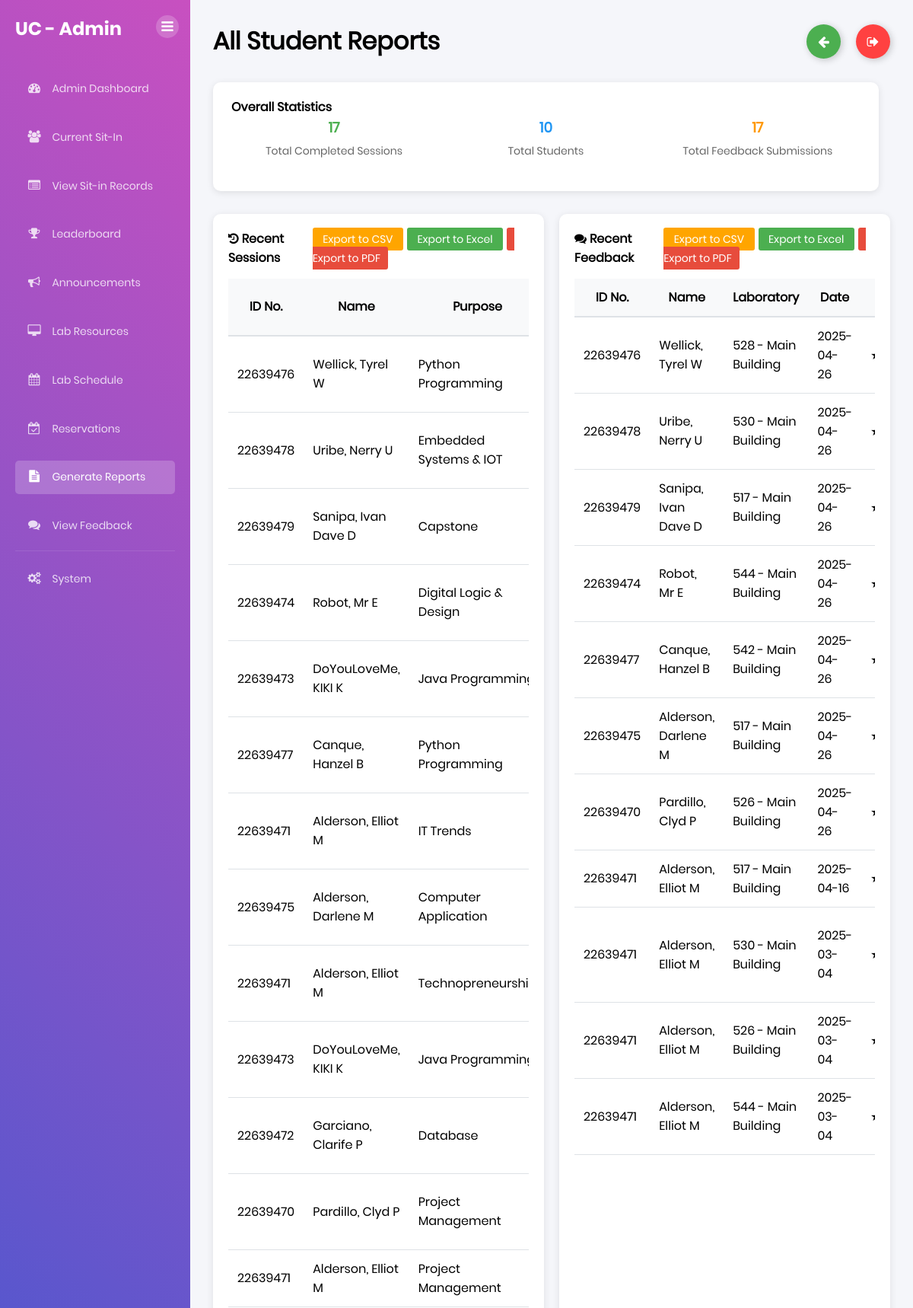
/admin/reports/all (signed in, upper part), run on an earlier commit of the app's database.
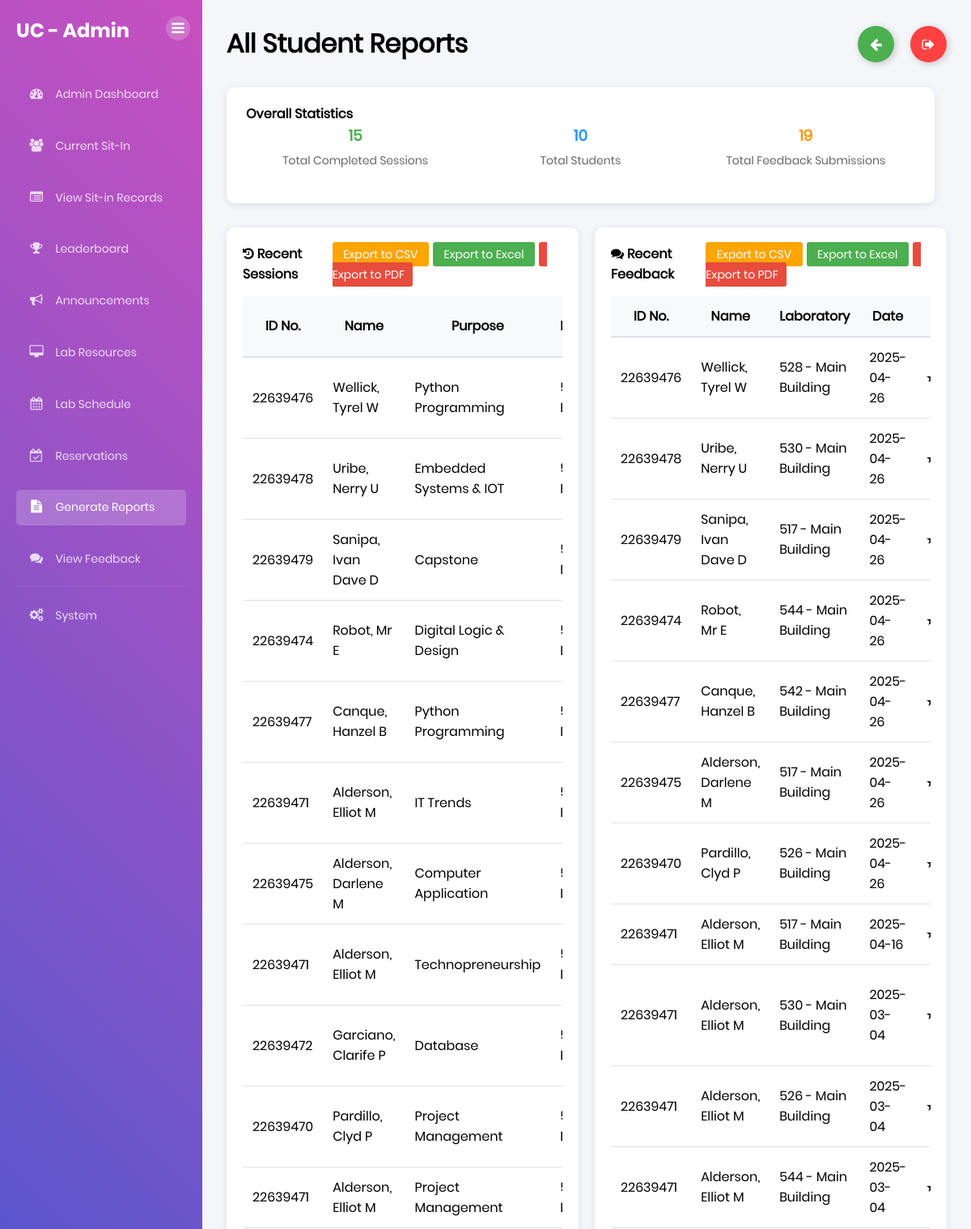
And on a later commit of the database.
### tables this page shows
CREATE TABLE lab_sessions (
    session_id INTEGER PRIMARY KEY,
    student_id TEXT NOT NULL,
    lab_id INTEGER NOT NULL,
    reservation_id INTEGER,
    check_in_time TIMESTAMP NOT NULL,
    check_out_time TIMESTAMP,
    duration_hours REAL,
    status TEXT DEFAULT 'Active' CHECK (status IN ('Active', 'Completed', 'Terminated')),
    notes TEXT,
    created_by INTEGER NOT NULL, behavior_points INTEGER DEFAULT 0,
    FOREIGN KEY (student_id) REFERENCES students(idno),
    FOREIGN KEY (lab_id) REFERENCES laboratories(lab_id),
    FOREIGN KEY (reservation_id) REFERENCES lab_reservations(reservation_id),
    FOREIGN KEY (created_by) REFERENCES users(id)
);

CREATE TABLE "students" (idno TEXT PRIMARY KEY, lastname TEXT NOT NULL, firstname TEXT NOT NULL, midname TEXT, course TEXT NOT NULL, year_level TEXT NOT NULL, email_address TEXT NOT NULL, image_path TEXT, free_sessions_used INTEGER DEFAULT 0);

CREATE TABLE session_feedback (
    feedback_id INTEGER PRIMARY KEY,
    session_id INTEGER NOT NULL,
    student_id TEXT NOT NULL,
    rating INTEGER CHECK (rating BETWEEN 1 AND 5),
    comments TEXT,
    submitted_at TIMESTAMP DEFAULT CURRENT_TIMESTAMP,
    FOREIGN KEY (session_id) REFERENCES lab_sessions(session_id),
    FOREIGN KEY (student_id) REFERENCES students(idno),
    UNIQUE(session_id, student_id)
);

### app.py (the view)
@app.route('/admin/reports/all')
def admin_all_reports():
    if 'user' not in session or not session.get('is_admin'):
        flash("Access denied. Admin privileges required.", "danger")
        return redirect(url_for('home'))
    conn = get_db_connection()
    try:
        students = conn.execute("""
            SELECT idno, lastname, firstname, midname, course, year_level, email_address
            FROM students
            ORDER BY lastname, firstname
        """).fetchall()
        total_sessions = conn.execute("""
            SELECT COUNT(*) as count
            FROM lab_sessions
            WHERE status = 'Completed'
        """).fetchone()['count']
        total_feedback = conn.execute("""
            SELECT COUNT(*) as count
            FROM session_feedback
        """).fetchone()['count']
        lab_stats = conn.execute("""
            SELECT
                l.building || ' - Room ' || l.room_number as lab,
                COUNT(*) as count
            FROM lab_sessions ls
            JOIN laboratories l ON ls.lab_id = l.lab_id
            WHERE ls.status = 'Completed'
            GROUP BY l.building, l.room_number
            ORDER BY count DESC
        """).fetchall()
        purpose_stats = conn.execute("""
            SELECT
                notes as purpose,
                COUNT(*) as count
            FROM lab_sessions
            WHERE status = 'Completed'
            GROUP BY notes
            ORDER BY count DESC
        """).fetchall()
        recent_sessions = conn.execute("""
            SELECT
                s.idno,
                s.lastname || ', ' || s.firstname || ' ' || COALESCE(s.midname, '') as name,
                ls.notes as purpose,
                l.room_number || ' - ' || l.building as lab,
                ls.check_in_time,
                ls.check_out_time,
                DATE(ls.check_in_time) as date,
                ROUND(CAST((julianday(ls.check_out_time) - julianday(ls.check_in_time)) * 24 AS REAL), 2) as duration
            FROM lab_sessions ls
            JOIN students s ON ls.student_id = s.idno
            JOIN laboratories l ON ls.lab_id = l.lab_id
            WHERE ls.status = 'Completed'
            ORDER BY ls.check_in_time DESC
            LIMIT 20
        """).fetchall()
        recent_feedback = conn.execute("""
            SELECT
                s.idno,
                s.lastname || ', ' || s.firstname || ' ' || COALESCE(s.midname, '') as name,
                l.room_number || ' - ' || l.building as lab,
                DATE(ls.check_in_time) as date,
                sf.rating,
                sf.comments
            FROM session_feedback sf
            JOIN lab_sessions ls ON sf.session_id = ls.session_id
            JOIN students s ON sf.student_id = s.idno
            JOIN laboratories l ON ls.lab_id = l.lab_id
            ORDER BY ls.check_in_time DESC
            LIMIT 20
        """).fetchall()
        return render_template(
            'admin_all_reports.html',
            students=students,
            total_sessions=total_sessions,
            total_feedback=total_feedback,
            lab_stats=lab_stats,
            purpose_stats=purpose_stats,
            recent_sessions=recent_sessions,
            recent_feedback=recent_feedback
        )
    except sqlite3.Error as e:
        flash(f"Database error: {str(e)}", "danger")
        return redirect(url_for('admin_reports'))
    finally:
        conn.close()

### app.py (called while the page is built)
def get_db_connection():
    conn = sqlite3.connect("users.db")
    conn.row_factory = sqlite3.Row
    return conn

@app.after_request
def add_header(response):
    response.headers['Cache-Control'] = 'no-store, no-cache, must-revalidate, max-age=0'
    response.headers['Pragma'] = 'no-cache'
    response.headers['Expires'] = '0'
    return response

def format_time(value):
    try:
        dt = datetime.strptime(value, '%Y-%m-%d %H:%M:%S')
        return dt.strftime('%I:%M %p')
    except ValueError:
        try:
            if ':' in value:
                if len(value.split(':')) == 2:
                    dt = datetime.strptime(value, '%H:%M')
                else:
                    dt = datetime.strptime(value, '%H:%M:%S')
                return dt.strftime('%I:%M %p')
        except ValueError:
            return value

### templates/admin_all_reports.html (shortened to what the changed rows need)
{% extends 'base.html' %} {% block content %}
<div class="dashboard-container">
  <div class="sidebar">
    <div class="sidebar-header">
      <h2>UC - Admin</h2>
    </div>
  </div>
  <div class="main-content">
    <div class="header">
      <h1>All Student Reports</h1>
    </div>
    <div class="content-row" style="margin-bottom: 30px">
      <div class="schedule-card" style="flex: 1; margin-right: 15px">
        <div
          style="
            display: flex;
            justify-content: space-between;
            align-items: center;
            margin-bottom: 20px;
          "
        >
          <div style="text-align: center; flex: 1">
            <h3 style="color: #4caf50; margin: 0">{{ total_sessions }}</h3>
            <p style="margin: 5px 0 0 0">Total Completed Sessions</p>
          </div>
          <div style="text-align: center; flex: 1">
            <h3 style="color: #ff9800; margin: 0">{{ total_feedback }}</h3>
            <p style="margin: 5px 0 0 0">Total Feedback Submissions</p>
          </div>
        </div>
      </div>
    </div>
    <div class="content-row">
      <div class="schedule-card" style="width: 100%">
        <div style="overflow-x: auto">
          <table style="width: 100%; border-collapse: collapse">
            <thead>
              <tr style="background-color: #f8f9fa">
                <th style="padding: 12px; border-bottom: 2px solid #dee2e6">
                  ID No.
                </th>
                <th style="padding: 12px; border-bottom: 2px solid #dee2e6">
                  Name
                </th>
                <th style="padding: 12px; border-bottom: 2px solid #dee2e6">
                  Purpose
                </th>
                <th style="padding: 12px; border-bottom: 2px solid #dee2e6">
                </th>
              </tr>
            </thead>
            <tbody>
              {% for session in recent_sessions %}
              <tr>
                <td style="padding: 12px; border-bottom: 1px solid #dee2e6">
                  {{ session.idno }}
                </td>
                <td style="padding: 12px; border-bottom: 1px solid #dee2e6">
                  {{ session.name }}
                </td>
                <td style="padding: 12px; border-bottom: 1px solid #dee2e6">
                  {{ session.purpose }}
                </td>
                <td style="padding: 12px; border-bottom: 1px solid #dee2e6">
                </td>
              </tr>
              {% endfor %}
            </tbody>
          </table>
        </div>
      </div>
      <div class="schedule-card" style="width: 100%">
        <div style="overflow-x: auto">
          <table style="width: 100%; border-collapse: collapse">
            <thead>
              <tr style="background-color: #f8f9fa">
                <th style="padding: 12px; border-bottom: 2px solid #dee2e6">
                  ID No.
                </th>
                <th style="padding: 12px; border-bottom: 2px solid #dee2e6">
                  Name
                </th>
                <th style="padding: 12px; border-bottom: 2px solid #dee2e6">
                  Laboratory
                </th>
                <th style="padding: 12px; border-bottom: 2px solid #dee2e6">
                  Date
                </th>
                <th style="padding: 12px; border-bottom: 2px solid #dee2e6">
                </th>
              </tr>
            </thead>
            <tbody>
              {% for feedback in recent_feedback %}
              <tr>
                <td style="padding: 12px; border-bottom: 1px solid #dee2e6">
                  {{ feedback.idno }}
                </td>
                <td style="padding: 12px; border-bottom: 1px solid #dee2e6">
                  {{ feedback.name }}
                </td>
                <td style="padding: 12px; border-bottom: 1px solid #dee2e6">
                  {{ feedback.lab }}
                </td>
                <td style="padding: 12px; border-bottom: 1px solid #dee2e6">
                  {{ feedback.date }}
                </td>
                <td
                  style="
                    padding: 12px;
                    border-bottom: 1px solid #dee2e6;
                    text-align: center;
                  "
                >
                </td>
              </tr>
              {% endfor %}
            </tbody>
          </table>
        </div>
      </div>
    </div>
  </div>
</div>
{% endblock %}

What changed in the data, as far as the page shows it:
removed lab_sessions: idno "22639473", name "DoYouLoveMe, KIKI K", purpose "Java…"
removed lab_sessions: idno "22639473", name "DoYouLoveMe, KIKI K", purpose "Java…"
Also different on the page:
{{ total_sessions }}: "17" → "15"
{{ total_feedback }}: "17" → "19"
